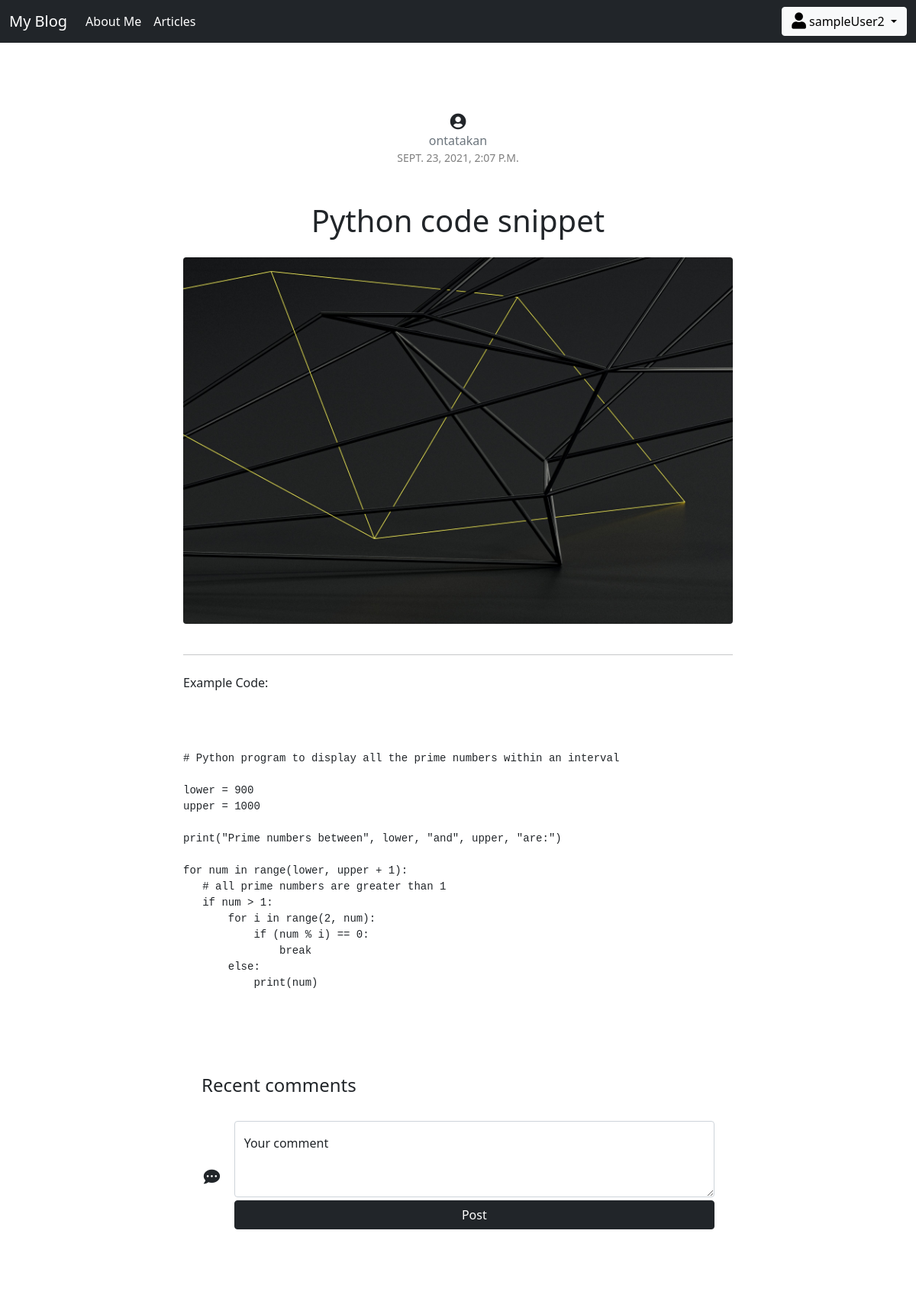
The page /article/39/ (signed in) on the database its author committed.
### article/models.py (models this page shows, shortened)
class Article(models.Model):
    author = models.ForeignKey(
        "auth.User", on_delete=models.CASCADE, verbose_name="Author")
    title = models.CharField(max_length=50, verbose_name="Title")
    content = RichTextField()
    created_date = models.DateTimeField(
        auto_now_add=True, verbose_name="Created Date")
    article_img = models.FileField(blank=True, verbose_name="articleImg")
    class Meta:
        ordering = ['-created_date']

### article/views.py (the view)
# urls.py: path('<int:id>/', views.details, name="details"),
def details(request, id):
    article = get_object_or_404(Article, id=id)
    comments = article.comments.all()
    return render(request, "details.html", {"article": article, "comments": comments})

### templates/details.html (shortened to what this page needs)
{% extends 'layout.html' %} {% block body %}
<div class="section post-section pt-5">
  <div class="container">
    <div class="row justify-content-center">
      <div class="col-lg-8">
        <div class="text-center">
          <i class="fas fa-user-circle fa-lg"></i>
        </div>
        <span class="d-block text-center"
          ><a href="#" class="link-secondary" style="text-decoration: None"
            >{{article.author}}</a
          ></span
        >
        <span
          class="
            date
            d-block
            text-center
            small
            text-uppercase text-black-50
            mb-5
          "
          >{{article.created_date}}</span
        >
        <h2 class="heading text-center mb-4 display-6">{{article.title}}</h2>
        {% if article.article_img %}
        <img
          src="{{article.article_img.url}}"
          alt="Image"
          class="img-fluid rounded mb-4"
          data-pagespeed-url-hash="3151298507" />
        {% endif %}
        <hr />
        <p class="mt-4">{{article.content|safe}}</p>
      </div>
      <div class="container py-5">
        <div class="row d-flex justify-content-center">
          <div class="col-md-12 col-lg-8">
            <div class="card text-dark" style="border: 0px">
              <div class="card-body p-4">
                <h4 class="mb-4 pb-2">Recent comments</h4>
                {% if request.user.is_authenticated %}
                <form
                  method="post"
                  action="{% url 'article:comment' article.id %}">
                  <div
                    class="
                      d-flex
                      flex-row
                      align-items-center
                      justify-content-center
                      mb-4
                    ">
                    <i class="fas fa-comment-dots fa-lg me-3 fa-fw"></i>
                    <div class="form-floating flex-fill mb-0">
                      <textarea
                        type="text"
                        id="comment"
                        name="comment_content"
                        class="form-control"
                        placeholder="Your comment"
                        style="height: 100px"></textarea>
                      <label class="form-label" for="search"
                        >Your comment</label
                      >
                      <div class="form-floating d-grid">
                        <button type="submit" class="btn btn-dark my-1">
                          Post
                        </button>
                      </div>
                    </div>
                  </div>
                </form>
                {% endif %}
              </div>
            </div>
          </div>
        </div>
      </div>
    </div>
  </div>
</div>
{% endblock body %}

### templates/includes/navbar.html (shortened to what this page needs)
<nav class="navbar navbar-expand-md navbar-dark fixed-top bg-dark">
  <div class="container-fluid">
    <a class="navbar-brand" href="{% url 'index' %}">My Blog</a>
    <div class="collapse navbar-collapse" id="navbarCollapse">
      <ul class="navbar-nav me-auto mb-2 mb-md-0">
        <li class="nav-item">
          <a class="nav-link active" href="{% url 'about' %}">About Me </a>
        </li>
        <li class="nav-item">
          <a class="nav-link active" href="{% url 'article:articles' %}"
            >Articles
          </a>
        </li>
      </ul>
      <ul class="navbar-nav mr-auto mb-2 mb-md-0">
        {% if request.user.is_authenticated %}
        <div class="dropdown">
          <button
            class="btn btn-light dropdown-toggle"
            type="button"
            id="dropdownMenuButton"
            data-bs-toggle="dropdown"
            aria-expanded="false">
            <i class="fas fa-user fa-lg"></i
            ><span> {{request.user.username}} </span>
          </button>
        </div>
        {% endif %}
      </ul>
    </div>
  </div>
</nav>

### templates/layout.html (style rules this page uses)
.form-control, .form-floating { transition: all 0.2s; }

### rows shown on the page
Article: author "ontatakan", created_date "SEPT. 23, 2021, 2:07 P.M.", title "Python code snippet", article_img (picture), content "Example Code: # Python program to display all the prime numbers within an interval lower = 900 upper = 1000 print(\"Prime numbers between\", lower, \"and\", upper, \"are:\") for num in range(lower, upper + 1): # all prime numbers are greater than 1 if num > 1: for i in range(2, num): if (num % i) == 0: break else: print(num)"

### other values the page prints
{{ request.user.username }} "sampleUser2"
